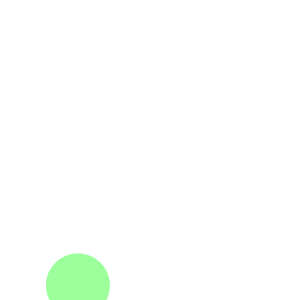
Frame 1 (no input)
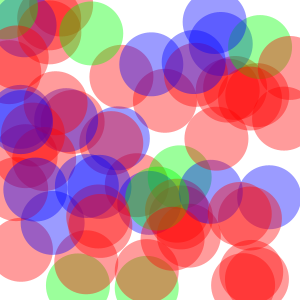
Frame 60 (the mouse pressed at the canvas centre just before this capture)
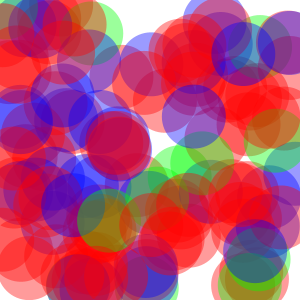
Frame 120 (the mouse held since frame 60 and released just before this capture)

The Processing sketch that drew these frames (run headless with seeded random() and noise(); from frame 60 on, the mouse is pressed at the canvas centre):

// Processing sketch: Probability_of_colors
// ── Probability_of_colors.pde
void setup(){
  size(300,300);
  background(255);
  noStroke();

}

void draw (){
  float red=0.6,green=0.1,blue=0.3;
  float n=random(1);
  if(n<red) fill(255,0,0,100);
  else if(n<green+red) fill(0,255,0,100);
  else fill(0,0,255,100);

  ellipse(random(width),random(height),64,64);
}
